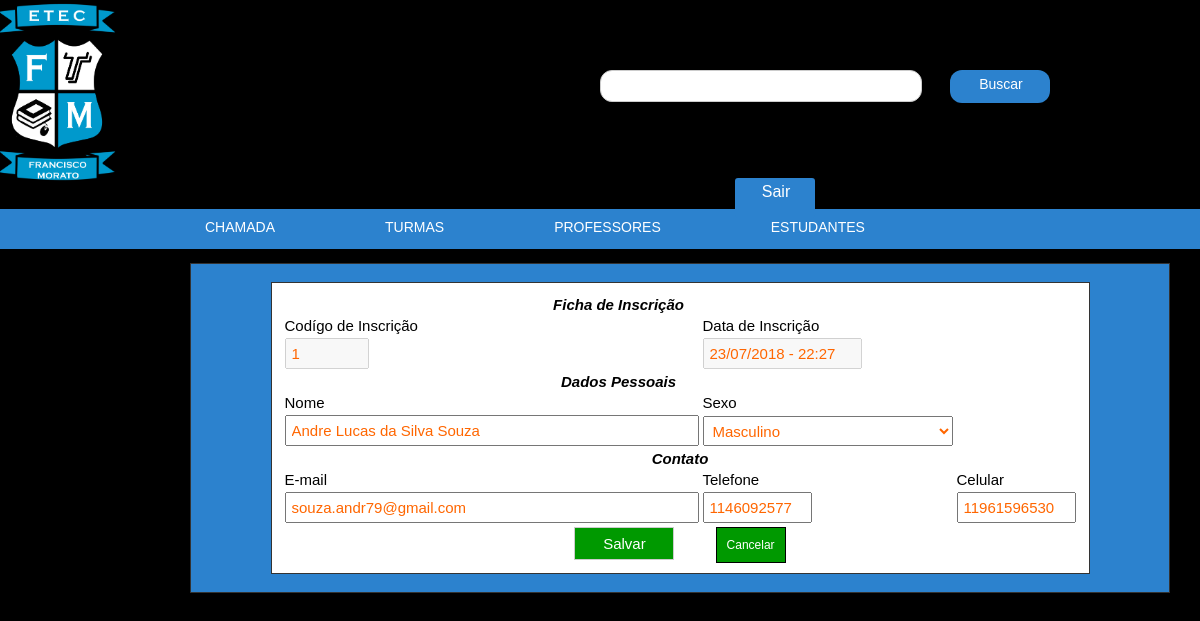
The app's page /admin/estudantes.php?pg=espera&mod=edita&inscricao=1 with its own data.
### tables this page shows
CREATE TABLE `inscricao` (
  `id_inscricao` mediumint(8) unsigned NOT NULL AUTO_INCREMENT,
  `data_inscricao` datetime NOT NULL,
  `nome_aluno` varchar(120) NOT NULL,
  `sexo_aluno` enum('MASCULINO','FEMININO','OUTRO') NOT NULL,
  `email` varchar(120) DEFAULT NULL,
  `telefone_responsavel` char(10) DEFAULT NULL,
  `celular_responsavel` char(11) DEFAULT NULL,
  `inscrito` bit(1) NOT NULL DEFAULT b'0',
  PRIMARY KEY (`id_inscricao`),
  UNIQUE KEY `email` (`email`),
  KEY `idx_data_inscricao` (`data_inscricao`),
  KEY `idx_nome_aluno` (`nome_aluno`)
);

### admin/estudantes.php (the view, shortened to what this page needs)
<!DOCTYPE html PUBLIC "-//W3C//DTD XHTML 1.0 Transitional//EN" "http://www.w3.org/TR/xhtml1/DTD/xhtml1-transitional.dtd">
<html xmlns="http://www.w3.org/1999/xhtml">
<head>
	<link rel="stylesheet" type="text/css" href="css/estudantes.css"/>
	<link rel="stylesheet" type="text/css" href="css/cursos_e_disciplinas.css"/>
</head>
<body>
	<?php require "topo.php"; ?>
	<div id="caixa_preta">
	</div>
	<div id="box_curso">
		<?php if(@$_GET['pg'] == 'espera'){ ?>
			<?php if(@$_GET['mod'] == 'edita'){ ?>
				<?php $cod_inscricao = $_GET['inscricao'];
				$select_inscricao = "SELECT * FROM inscricao WHERE id_inscricao = '$cod_inscricao'";
				$sql_select_inscricao = mysqli_query($conexao, $select_inscricao) or die(mysqli_error($conexao));
				$select_inscricao_valores = mysqli_fetch_assoc($sql_select_inscricao);
				$data_inscricao = $select_inscricao_valores['data_inscricao'];
				$nome_inscricao = $select_inscricao_valores['nome_aluno'];
				$sexo_inscricao = $select_inscricao_valores['sexo_aluno'];
				$email_inscricao = $select_inscricao_valores['email'];
				$telefone_inscricao = $select_inscricao_valores['telefone_responsavel'];
				$celular_inscricao = $select_inscricao_valores['celular_responsavel'];?>
			<br/>
				<form method="post">
					<table>
						<tr>
							<td colspan="2"><center><strong><i>Ficha de Inscrição</i></i></strong></center></td>
						</tr>
						<tr>
							<td>Codígo de Inscrição</td>
							<td>Data de Inscrição</td>
						</tr>
						<tr>
							<td><input style="width:70px" type="text" name="cod_inscricao" value="<?php echo $cod_inscricao;?>" disabled/></td>
							<td><input style="width:145px" type="text" name="data_inscricao" value="<?php date_default_timezone_set("America/Sao_Paulo");
								echo date('d/m/Y - H:i', strtotime($data_inscricao)); ?>" disabled/></td>
						</tr>
						<tr>
							<td colspan="2"><center><strong><i>Dados Pessoais</i></i></strong></center></td>
						</tr>
						<tr>
							<td>Nome</td>
							<td>Sexo</td>
						</tr>
						<tr>
							<td><input style="width:400px" type="text" name="nome_aluno" value="<?php echo $nome_inscricao; ?>" maxlength="120"/></td>
							<td>
								<select name="sexo" size="1" id="">
									<option value="<?php echo $sexo_inscricao; ?>"><?php $mostra_sexo = strtolower($sexo_inscricao) ; echo ucfirst($mostra_sexo); ?></option>
							</select>
							</td>
						</tr>
						<tr>
							<td colspan="3"><center><strong><i>Contato</i></i></strong></center></td>
						</tr>
						<tr>
							<td>E-mail</td>
							<td>Telefone</td>
							<td>Celular</td>
						</tr>
						<tr>
							<td><input style="width:400px" type="email" name="email" value="<?php echo $email_inscricao ;?>"></td>
							<td><input style="width:95px" type="text" name="telefone" maxlength="10" value="<?php echo $telefone_inscricao ;?>"></td>
							<td><input style="width:105px" type="text" name="celular" maxlength="11" value="<?php echo $celular_inscricao ;?>"></td>
						</tr>
						<tr>
							<td colspan="3"><center><input class="input" type="submit" name="salvar" value="Salvar"/> <a class="a2" href="estudantes.php?pg=espera">Cancelar</a></center></td>
						</tr>
					</table>
				</form>
			<br/>
			<?php die;}?>
		<?php }  ?>

### admin/css/estudantes.css (style rules this page uses)
#caixa_preta { background:#000; width:980px; margin:18px auto; height:15px; }

### admin/css/cursos_e_disciplinas.css (style rules this page uses)
#caixa_preta { background:#000; width:980px; margin:18px auto; height:15px; }
#box_curso { width:978px; background:#2C82CE; height:auto; float:left; text-align:left; margin:-20px 0 20px 190px; border:1px solid #333; }
#box_curso .a2 { font:12px Arial, Helvetica, sans-serif; margin:30px 0 10px 37px; color:#FFF; background:#090; text-decoration:none; padding:10px; border:1px solid #000; }
#box_curso table { border:1px solid #333; padding:10px; background:#FFF; margin:0 0 10px 0; margin:auto; font:15px Arial, Helvetica, sans-serif; text-align:left; }
#box_curso select { width:250px; padding:5px; height:30px; color:#F60; font:15px Arial, Helvetica, sans-serif; }
#box_curso input { width:250px; padding:5px; height:17px; color:#F60; font:15px Arial, Helvetica, sans-serif; }
#box_curso .input { width:100px; padding:5px; height:33px; background:#090; color:#FFF; cursor:pointer; border:1px solid #CCC; }

### admin/css/topo.css (style rules this page uses)
body { padding:0; margin:0; }

### records on screen
inscricao: data_inscricao "23/07/2018 - 22:27", nome_aluno "Andre Lucas da Silva Souza", sexo "Masculino", email "souza.andr79@gmail.com", telefone "1146092577", celular "11961596530"
